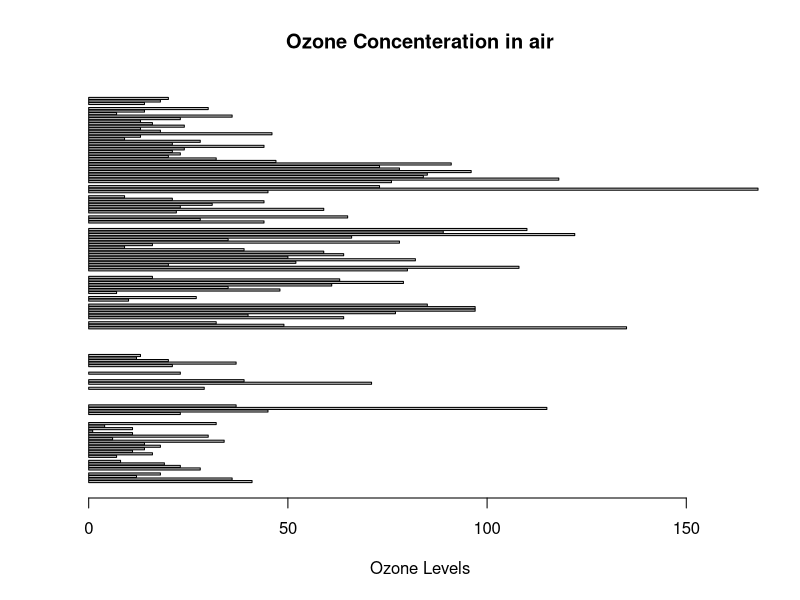
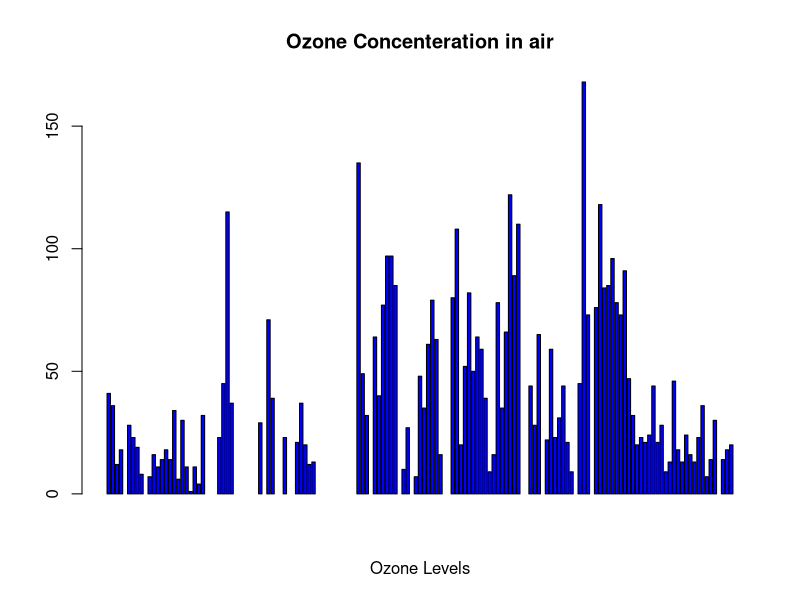
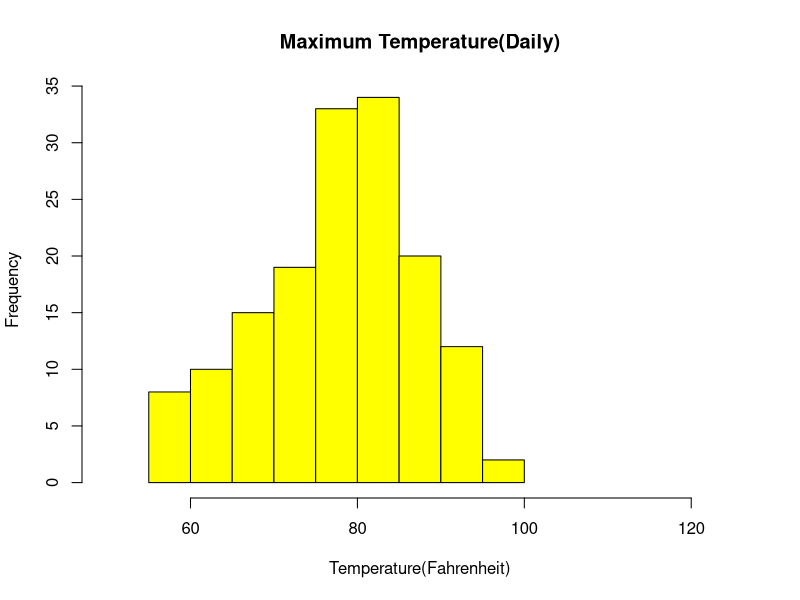
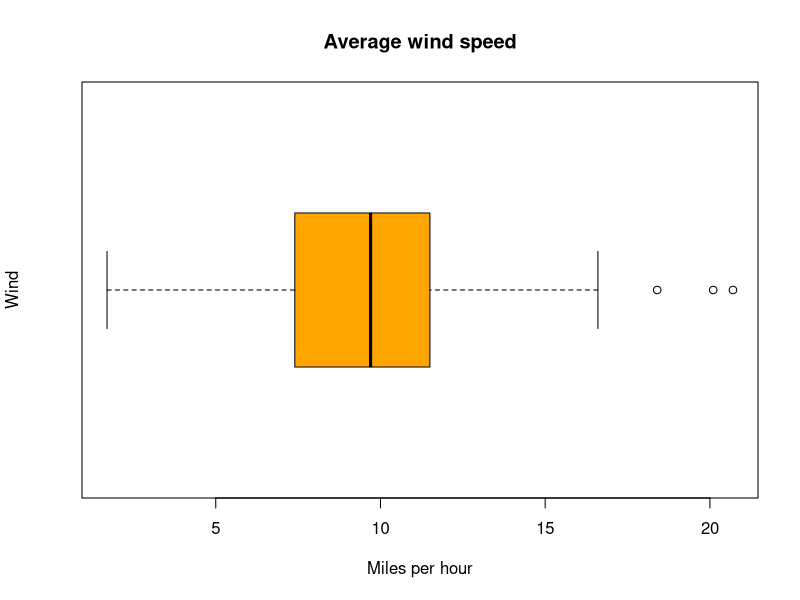
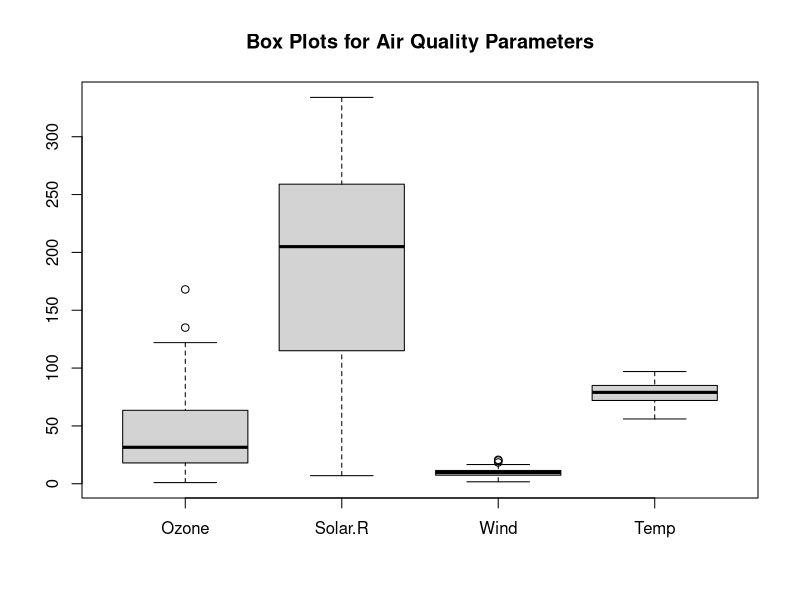
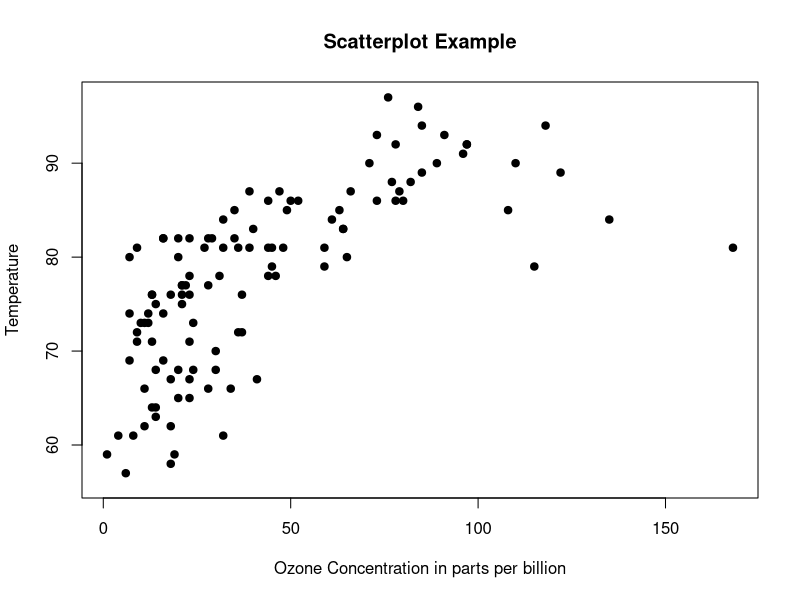
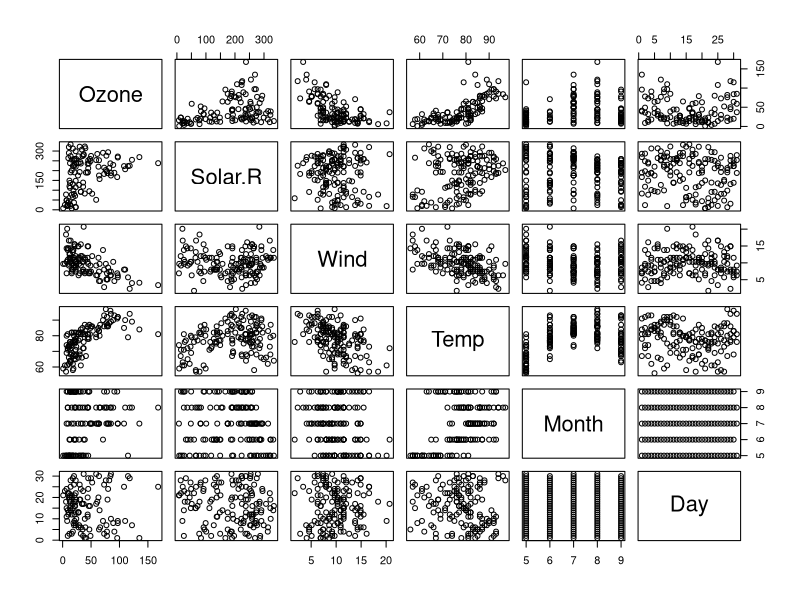
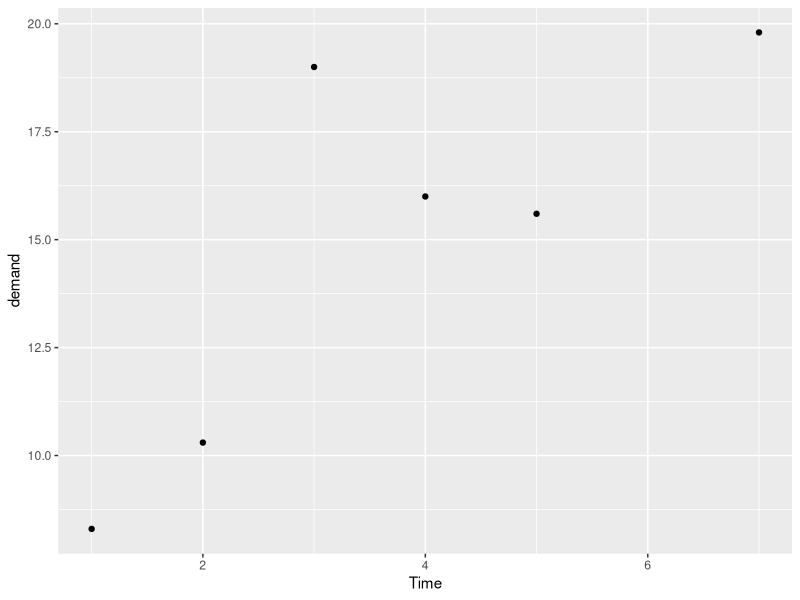

Write the R code that produced these figures, in order.
## ---- chunk 1
aiq <- airquality
## ---- chunk 2
# Horizontal Bar Plot for 
# Ozone concentration in air
barplot(aiq$Ozone,
        main = 'Ozone Concenteration in air',
        xlab = 'Ozone Levels', horiz = TRUE)

## ---- chunk 3
# Vertical Bar Plot for 
# Ozone concentration in air
barplot(aiq$Ozone, main = 'Ozone Concenteration in air', 
        xlab = 'Ozone Levels', col ='blue', horiz = FALSE)

## ---- chunk 4
# Histogram for Maximum Daily Temperature

hist(aiq$Temp, main ="Maximum Temperature(Daily)",
    xlab ="Temperature(Fahrenheit)",
    xlim = c(50, 125), col ="yellow",
    freq = TRUE)

## ---- chunk 5
# Box plot for average wind speed
boxplot(aiq$Wind, main = "Average wind speed",
        xlab = "Miles per hour", ylab = "Wind",
        col = "orange", border = "black",
        horizontal = TRUE)

## ---- chunk 6
# Multiple Box plots, each representing
# an Air Quality Parameter
boxplot(aiq[, 1:4], 
        main ='Box Plots for Air Quality Parameters')

## ---- chunk 7
# Scatter plot for Ozone Concentration per month

plot(aiq$Ozone, aiq$Temp,
     main ="Scatterplot Example",
    xlab ="Ozone Concentration in parts per billion",
    ylab =" Temperature ", pch = 19)

## ---- chunk 8
plot(aiq) # plot matrix
## ---- chunk 9
library(tidyverse)
## ---- chunk 10
BOD
## ---- chunk 11
ggplot(data = BOD,
       mapping = aes (x = Time,
                      y = demand)) + 
  geom_point() 
## ---- chunk 12
ggplot(data = BOD,
       mapping = aes (x = Time,
                      y = demand)) + 
  geom_point() +
  geom_line()
## ---- chunk 13
ggplot(BOD, aes( Time, demand)) +
geom_point() +
  geom_line()
## ---- chunk 14
ggplot(BOD, aes( Time, demand)) +
geom_point(size = 3) +
  geom_line(colour = "red")
## ---- chunk 15
view(CO2)
## ---- chunk 16
CO2 %>% 
  ggplot(aes(conc,uptake,
             colour = Treatment)) +
  geom_point()
## ---- chunk 17
CO2 %>% 
  ggplot(aes(conc,uptake,
             colour = Treatment)) +
  geom_point(size = 3,alpha = 0.5) +
  geom_smooth()
## ---- chunk 18
CO2 %>% 
  ggplot(aes(conc,uptake,
             colour = Treatment)) +
  geom_point(size = 3,alpha = 0.5) +
  geom_smooth(method = lm, se = FALSE)
## ---- chunk 19
CO2 %>% 
  ggplot(aes(conc,uptake,
             colour = Treatment)) +
  geom_point(size = 3,alpha = 0.5) +
  geom_smooth(method = lm, se = FALSE) +
  facet_wrap(~Type)
## ---- chunk 20
CO2 %>% 
  ggplot(aes(conc,uptake,
             colour = Treatment)) +
  geom_point(size = 3,alpha = 0.5) +
  geom_smooth(method = lm, se = FALSE) +
  facet_wrap(~Type) +
  labs(title = "Concentration of CO2") +
  theme_bw()
## ---- chunk 21
library(corrplot)
## ---- chunk 22
# Calculate the correlation matrix (only selecting wind and temperature columns)
cor_matrix <- cor(aiq[, c("Wind", "Temp")])

# Visualize the correlation matrix
corrplot(cor_matrix, method = "circle", type = "full", 
         tl.col = "black", tl.srt = 45, title = "Correlation between Wind and Temperature")
## ---- chunk 23
CO2 %>% 
  ggplot(aes(Treatment, uptake))+
  geom_boxplot() 
## ---- chunk 24
CO2 %>% 
  ggplot(aes(Treatment, uptake))+
  geom_boxplot() +
  geom_point(aes(colour = Plant))
## ---- chunk 25
CO2 %>% 
  ggplot(aes(Treatment, uptake))+
  geom_boxplot() +
  geom_point(aes(colour = Plant)) +
  facet_wrap(~Type) 
## ---- chunk 26
CO2 %>% 
  ggplot(aes(Treatment, uptake))+
  geom_boxplot() +
  geom_point(aes(colour = Plant)) +
  facet_wrap(~Type) +
  coord_flip()
## ---- chunk 27
CO2 %>% 
  ggplot(aes(Treatment, uptake))+
  geom_boxplot() +
  geom_point(aes(colour = Plant)) +
  facet_wrap(~Type) +
  coord_flip() +
  theme_bw() +
  labs(title = "Chilled vs Non-Chilled")
## ---- chunk 28
CO2 %>% 
  ggplot(aes(Treatment, uptake))+
  geom_boxplot() +
  geom_point(aes(size = conc,
                 colour = Plant)) +
  facet_wrap(~Type) +
  coord_flip() +
  theme_bw() +
  labs(title = "Chilled vs Non-Chilled")
## ---- chunk 29
view(mpg)
## ---- chunk 30
mpg %>% 
  ggplot(aes(displ,cty)) +
  geom_point()
## ---- chunk 31
mpg %>% 
  ggplot(aes(displ,cty)) +
  geom_point(aes(colour = drv))
## ---- chunk 32
mpg %>% 
  ggplot(aes(displ,cty)) +
  geom_point(aes(colour = trans)) +
  geom_smooth()
## ---- chunk 33
mpg %>% 
  ggplot(aes(displ,cty)) +
  geom_point(aes(colour = trans)) +
  geom_smooth(method = lm)
## ---- chunk 34
mpg %>% 
  ggplot(aes(displ,cty)) +
  geom_point(aes(colour = trans)) +
   geom_smooth(method = lm) +
  facet_wrap(~drv)
## ---- chunk 35
mpg %>% 
  ggplot(aes(displ,cty)) +
  geom_point(aes(colour = trans)) +
   geom_smooth(method = lm) +
  facet_wrap(~drv) +
  labs(x = "engine size" ,
       y = "City per Gallon",
       title = "Fuel Efficiency") +
  theme_bw()
## ---- chunk 36
mpg %>% 
  ggplot(aes(displ,cty)) +
  geom_point(aes(colour = trans)) +
   geom_smooth(method = lm) +
  facet_wrap(~drv) +
  labs(x = "engine size" ,
       y = "City per Gallon",
       title = "Fuel Efficiency") +
  theme_bw() 

ggsave('mpg.pdf')
## ---- chunk 37
# Charge libraries
library(gganimate)
## ---- chunk 38
p <- ggplot(mpg, aes(displ, cty,colour = trans)) +
  geom_point() +
  scale_x_log10() +
  theme_bw() +
  labs(title = 'Year: {frame_time}', x = 'Engine Size', y = 'City Miles per Gallon') +
  transition_time(year) +
  ease_aes('linear')

# Render the animation and save it as a GIF
anim <- animate(p)
anim_save("gif_chart.gif", animation = anim)
